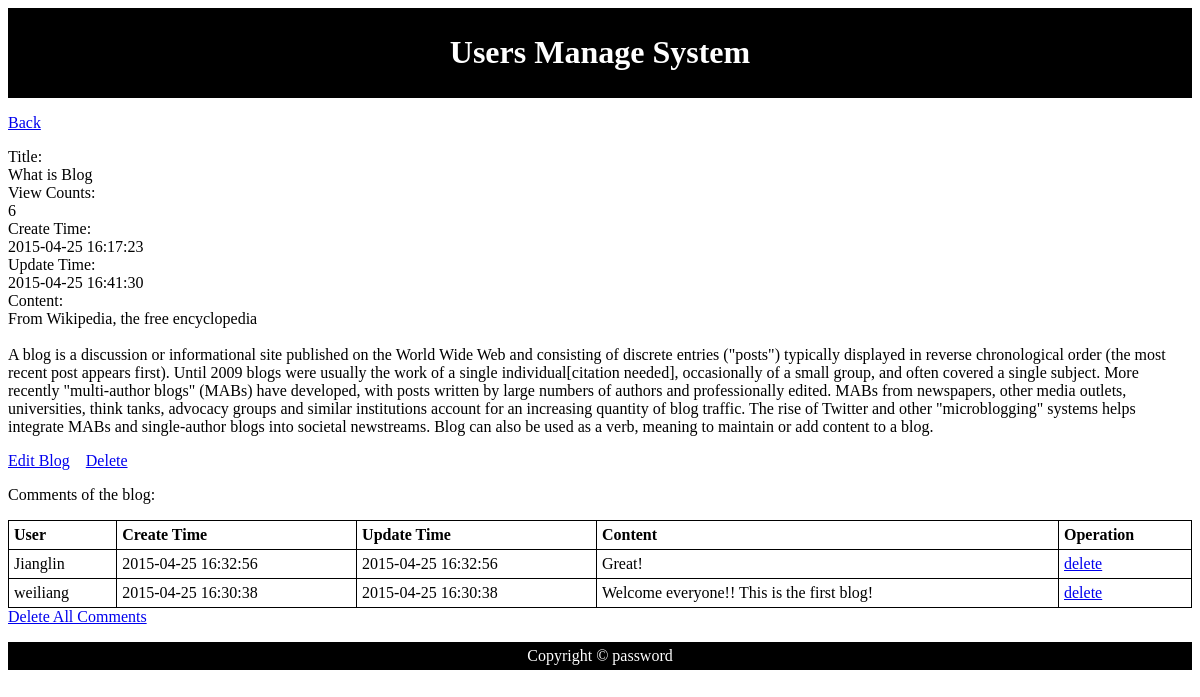
/Web_Application_Code/blog/public/view_blog.php?user_id=1&blog_id=10, run on the app's committed database.
### tables this page shows
CREATE TABLE `blogs` (
  `id` int(11) NOT NULL AUTO_INCREMENT,
  `subject_id` int(11) NOT NULL,
  `title` varchar(150) NOT NULL,
  `view_counts` int(11) NOT NULL,
  `content` text,
  `create_time` timestamp NOT NULL DEFAULT '0000-00-00 00:00:00',
  `update_time` timestamp NOT NULL DEFAULT CURRENT_TIMESTAMP ON UPDATE CURRENT_TIMESTAMP,
  PRIMARY KEY (`id`),
  KEY `subject_id` (`subject_id`)
);

CREATE TABLE `comments` (
  `id` int(11) NOT NULL AUTO_INCREMENT,
  `blog_id` int(11) NOT NULL,
  `user_id` int(11) NOT NULL,
  `content` text,
  `create_time` timestamp NOT NULL DEFAULT '0000-00-00 00:00:00',
  `update_time` timestamp NOT NULL DEFAULT CURRENT_TIMESTAMP ON UPDATE CURRENT_TIMESTAMP,
  PRIMARY KEY (`id`),
  KEY `blog_id` (`blog_id`),
  KEY `user_id` (`user_id`)
);

CREATE TABLE `users` (
  `id` int(11) NOT NULL AUTO_INCREMENT,
  `user_name` varchar(30) NOT NULL,
  `password` varchar(15) NOT NULL,
  `gender` tinyint(1) NOT NULL,
  `major` varchar(40) NOT NULL,
  `annual_salary` int(6) NOT NULL,
  `create_time` timestamp NOT NULL DEFAULT '0000-00-00 00:00:00',
  `update_time` timestamp NOT NULL DEFAULT CURRENT_TIMESTAMP ON UPDATE CURRENT_TIMESTAMP,
  `remark` text,
  PRIMARY KEY (`id`)
);

### Web_Application_Code/blog/public/view_blog.php (the view, shortened to what this page needs)
<?php require_once("../includes/db_connection.php"); ?>
<?php require_once("../includes/functions.php"); ?>
<?php
	if(isset($_GET['user_id']) && isset($_GET['blog_id'])){
		$user_id = $_GET['user_id'];
		$blog_id = $_GET['blog_id'];
		$blog = show_blog_details_by_id("blogs",$user_id, $blog_id);
	}
?>
<?php $layout_context = "admin"; ?>
<?php include("../includes/layouts/header.php"); ?>
<div>
	<p>
		<a href="show_user.php?id=<?php echo $user_id?>">Back</a>
	</p>
	<p>
	<p>
	    Title:<br />
	    <?php echo $blog["title"];?><br />
	    View Counts:<br />
	    <?php echo $blog["view_counts"];?><br />
	    Create Time:<br />
	    <?php echo $blog["create_time"];?>	<br />
	    Update Time:<br />
	    <?php echo $blog["update_time"];?><br />
	    Content:<br />
	    <?php echo nl2br($blog["content"]);?><br />
	</p>
	<p>
		<a href="edit_blog.php?user_id=<?php echo urlencode($user_id); ?>
			&blog_id=<?php echo urlencode($blog_id);?>">Edit Blog</a>
		<a href="delete_blog.php?user_id=<?php echo urlencode($user_id); ?>
			&blog_id=<?php echo urlencode($blog_id);?>" onclick="return confirm('Are you sure?')">Delete</a>
	</p>
	<p>Comments of the blog:</p>
	<p>
		<?php echo show_comments_of_blog(comments, $blog_id, $user_id); ?>
		<a href="delete_comment.php?de=0&blog_id=<?php echo urlencode($blog_id);?>&user_id=<?php echo urlencode($user_id);?>" onclick="return confirm('Are you sure?')">Delete All Comments</a>
	</p>
</div>
<?php include("../includes/layouts/footer.php"); ?>

### Web_Application_Code/blog/includes/layouts/header.php (shortened to what this page needs)
<!DOCTYPE html>
<html lang="en">
	<head>
	</head>
	<body>
    <header>
      <h1><?php
       if ($layout_context == "admin") { echo "Users Manage System";
       } else {echo "Welcome to Blogs For Network Security!";}
       ?></h1>
    </header>

### Web_Application_Code/blog/includes/functions.php (shortened to what this page needs)
<?php
	function find_all_comments_of_blog($table, $id){
		global $connection;
		if(isset($id)){
			$query  = "SELECT * ";
			$query .= "FROM {$table} ";
			$query .= "WHERE blog_id = {$id} ";
			$query .= "ORDER BY update_time DESC";
			$comments_set = mysqli_query($connection, $query);
			return $comments_set;
		}else{
			return null;
		}
	}
	function show_comments_of_blog($table, $id,$user_id){
		$comments_set=find_all_comments_of_blog($table, $id);
		$output = "<table id=\"t05\">";
		$output .= "<tr>";
		$output .= "<th>User</th>";
		$output .= "<th>Create Time</th>";
		$output .= "<th>Update Time</th>";
		$output .= "<th>Content</th>";
		$output .= "<th>Operation</th>";
		$output .= "</tr>";
		while($comments = mysqli_fetch_assoc($comments_set)){
			$user = show_user_info("users",$comments["user_id"]);
			$output .= "<tr>";
			$output .= "<td>{$user["user_name"]}</td>";
			$output .= "<td>{$comments["create_time"]}</td>";
			$output .= "<td>{$comments["update_time"]}</td>";
			$output .= "<td>{$comments["content"]}</td>";
			$output .= "<td><a href=\"delete_comment.php?blog_id=";
			$output .= urlencode($id);
			$output .= "&comment_id=";
			$output .= urlencode($comments["id"]);
			$output .= "&user_id=";
			$output .= urlencode($user_id);
			$output .= "\" onclick=\"return confirm('Are you sure?')\">delete</a></td>";
			$output .= "</tr>";
		}
		$output .= "</table>";
		return $output;
	}
	function show_user_info($table,$id){
		global $connection;
		$query  = "SELECT * ";
		$query .= "FROM {$table} ";
		$query .= "WHERE id = {$id} ";
		$query .= "LIMIT 1";
		$user_set = mysqli_query($connection, $query);
		$user=mysqli_fetch_assoc($user_set);
		return $user;
	}
	function show_blog_details_by_id($table, $user_id, $blog_id){
		global $connection;
		if(isset($user_id) && isset($blog_id)){
			$query  = "SELECT * ";
			$query .= "FROM {$table} ";
			$query .= "WHERE subject_id = {$user_id} AND id = {$blog_id}";
			$blog_set = mysqli_query($connection, $query);
			if($blog = mysqli_fetch_assoc($blog_set)) {
				return $blog;
			} else {
				return null;
			}
		}else{
			return null;
		}
	}
?>

### Web_Application_Code/blog/includes/layouts/footer.php (shortened to what this page needs)
<footer>
        <div class="container">
            <div class="row">
                <div class="col-md-4">
                    <span class="copyright">Copyright &copy; password</span>
                </div>
            </div>
        </div>
    </footer>
	</body>
</html>

### Web_Application_Code/blog/includes/layouts/header.php (style rules this page uses)
header { background-color:black; color:white; text-align:center; padding:5px; }
table { width:100%; }
table, th, td { border: 1px solid black; border-collapse: collapse; }
th, td { padding: 5px; text-align: left; }
footer { background-color:black; color:white; clear:both; text-align:center; padding:5px; }

### data on the page
blogs: title "What is Blog", view_counts "6", create_time "2015-04-25 16:17:23", update_time "2015-04-25 16:41:30", content "From Wikipedia, the free encyclopedia A blog is a discussion or informational site published on the World Wide Web and consisting of discrete entries (\"posts\") typically displayed in reverse chronological order (the most recent post appears first). Until 2009 blogs were usually the work of a single individual[citation needed], occasionally of a small group, and often covered a single subject. More recently \"multi-author blogs\" (MABs) have developed, with posts written by large numbers of authors and professionally edited. MABs from newspapers, other media outlets, universities, think tanks, advocacy groups and similar institutions account for an increasing quantity of blog traffic. The rise…"
comments: user.user_name "Jianglin", create_time "2015-04-25 16:32:56", update_time "2015-04-25 16:32:56", content "Great!"
comments: user.user_name "weiliang", create_time "2015-04-25 16:30:38", update_time "2015-04-25 16:30:38", content "Welcome everyone!! This is the first blog!"
